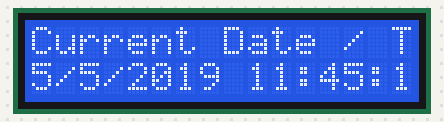
This sketch was run on a simulated Arduino Uno, built with avr-gcc and run on an emulated ATmega328P. On the bench: 16×2 character LCD. The local clock reads 2024-03-15 10:24:30 at power-on unless the sketch sets it.

Above: at 0.2 s.
At 8.5 s:
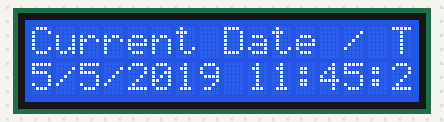
At 28.2 s:
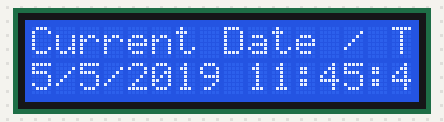
At 58.4 s:
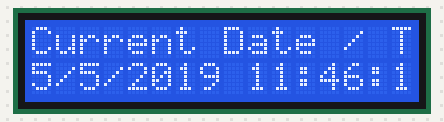
At 88.6 s:
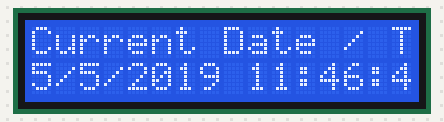
At 117.7 s:
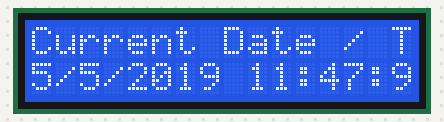

The sketch:

RTC-CLOCK.ino
```cpp
#include <Wire.h>
#include <LiquidCrystal_I2C.h>
#include <virtuabotixRTC.h> //Library used
//Wiring SCLK -> 6, I/O -> 7, CE -> 8
//Or CLK -> 6 , DAT -> 7, Reset -> 8

virtuabotixRTC myRTC(6, 7, 8); //If you change the wiring change the pins here also
LiquidCrystal_I2C lcd(0x27,16,2);

void setup() {
  lcd.init();
  lcd.backlight();
  myRTC.setDS1302Time(12, 45, 35, 7, 4, 5, 2019);
}

void loop() {
 myRTC.updateTime();
 lcd.setCursor(0,0);
 lcd.print("Current Date / Time: ");
 lcd.setCursor(0,1);
 lcd.print(myRTC.dayofmonth); //You can switch between day and month if you're using American system
 lcd.print("/");
 lcd.print(myRTC.month);
 lcd.print("/");
 lcd.print(myRTC.year);
 lcd.print(" ");
 lcd.print(myRTC.hours);
 lcd.print(":");
 lcd.print(myRTC.minutes);
 lcd.print(":");
 lcd.println(myRTC.seconds);

 delay(1000);
}
```

Measured:
- what the display in image 1 shows lasts 10.4 s, from 8.4 s to 18.8 s
- what the display in image 5 shows lasts 1.1 s, from 117.6 s to 118.7 s
